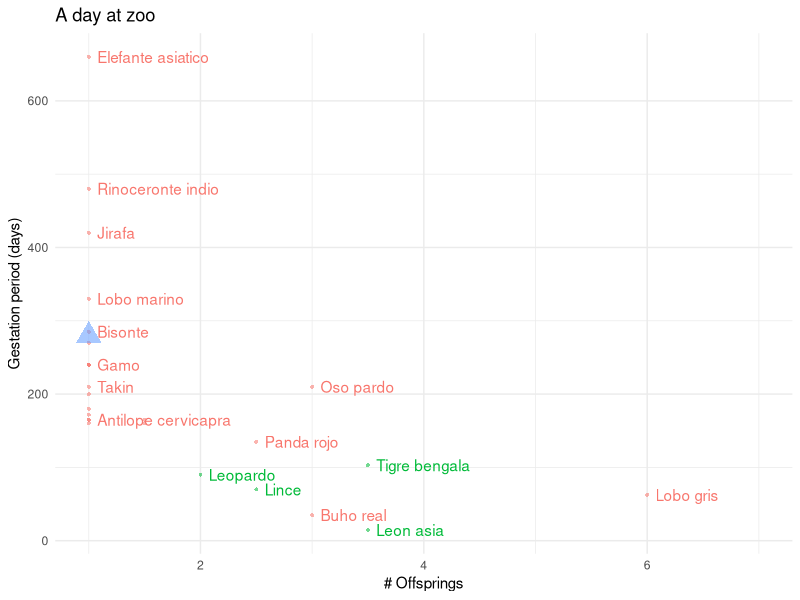

Recreate this plot in R.
################################################################################
# Pablo Haya, 2019
################################################################################
library(tidyverse)
library(here)

species <- read_csv(here("data","gestationoffsprings.csv"))

################################################################################
# Data cleaning
################################################################################
# Transform the original dataset
# from 
# CommonName  Gestation Offspring
# <chr>       <chr>     <chr>
# Panda rojo  112-158   1-4
#
# to
# CommonName  MinGestation MaxGestation MinOffspring MaxOffspring MeanGestation MeanOffspring
# <chr>       <int>        <int>        <int>        <int>         <dbl>         <dbl>
# Panda rojo  112          158            1            4           135           2.5

species <-
    species %>%
    separate(Gestation, c("MinGestation", "MaxGestation"), 
             sep="-", fill="right", convert=TRUE) %>%
    mutate(MaxGestation=replace(MaxGestation, 
                                is.na(MaxGestation), 
                                MinGestation[is.na(MaxGestation)])) %>%
    mutate(MeanGestation=rowMeans(.[c("MinGestation", "MaxGestation")]))

species <-
    species %>%
    separate(Offspring, c("MinOffspring", "MaxOffspring"), 
             sep="-", fill="right", convert=TRUE) %>%
    mutate(MaxOffspring=replace(MaxOffspring, 
                                is.na(MaxOffspring), 
                                MinOffspring[is.na(MaxOffspring)])) %>%
    mutate(MeanOffspring=rowMeans(.[c("MinOffspring", "MaxOffspring")]))
    
# Fix lion gestation unit from weeks to days
species <-
    species %>%
    mutate(MinGestation=ifelse(CommonName=="Leon asia", MinGestation*7, MinGestation)) %>%
    mutate(MaxGestation=ifelse(CommonName=="Leon asia", MaxGestation*7, MaxGestation))

write_csv(species, path = here("data","gestationoffsprings_clean.csv"))

################################################################################
# Visualization
################################################################################
species <- species %>% mutate(color=ifelse(CommonName %in% c("Tigre bengala", 
                                                          "Leon asia", 
                                                          "Lince",
                                                          "Leopardo"), 1, 0))
species <- species %>% mutate(color=ifelse(CommonName %in% c("Humano"), 2, color))
species <- species %>% mutate(shape=ifelse(CommonName %in% c("Humano"), 1, 0))

pdf(here("images","adayatthezoo.pdf"))
main_chart <-
    ggplot(data=species, aes(x=MeanOffspring, y=MeanGestation,
                           color=factor(color))) +
        geom_point(aes(shape=factor(shape), alpha=0.95, size=ifelse(shape==1, 4, 1))) +
        geom_text(aes(label=CommonName), check_overlap=TRUE, hjust=0, nudge_x=0.075) + 
        xlim(1, 7) + 
        labs(title="A day at zoo",
             x="# Offsprings", 
             y="Gestation period (days)") +
        theme_minimal() +
        theme(legend.position = "none")
dev.off()

reg <- lm(MeanOffspring ~ MeanGestation, data = species)
summary(reg)

save(main_chart, reg, file = here("data","outcomes.RData"))